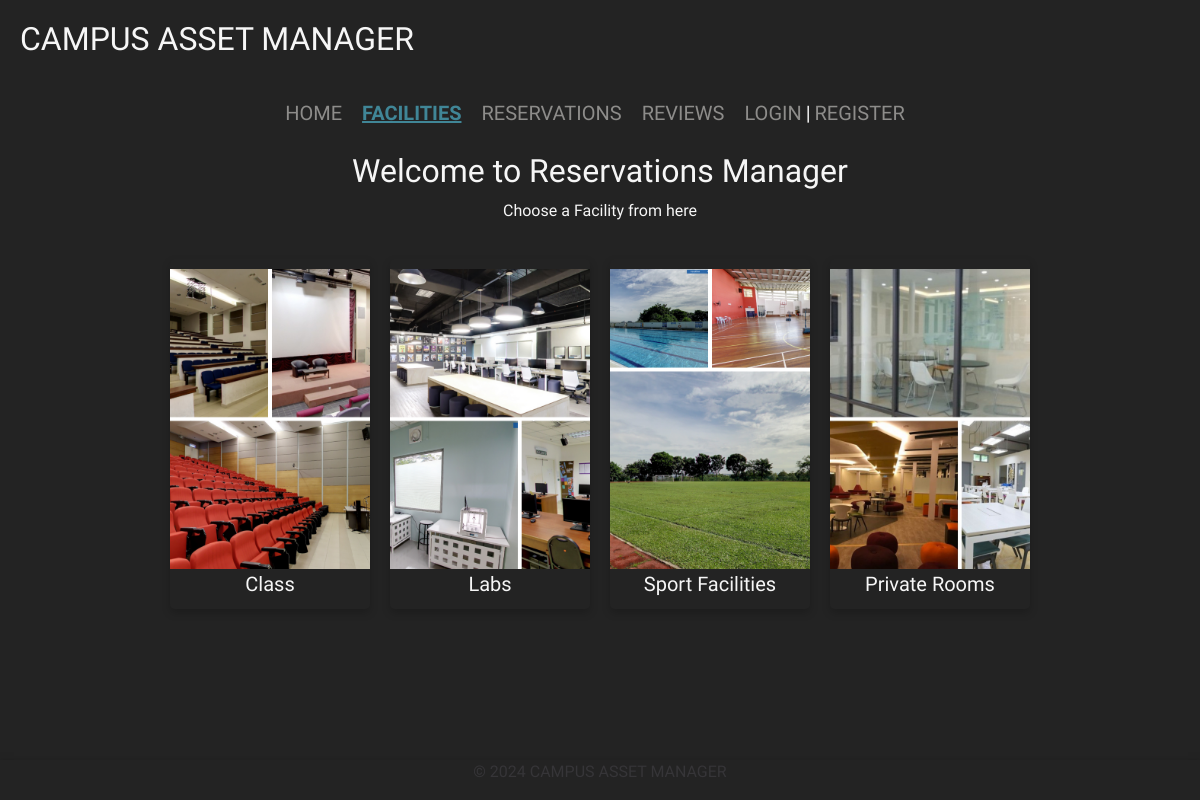
Page /facilities/ on the committed database.
### main/models.py (models this page shows, shortened)
class Facility(models.Model):
    facility_id = models.AutoField(primary_key=True)
    name = models.CharField(max_length=200)
    anemity = models.CharField(max_length=200)
    capacity = models.IntegerField()
    reservations = models.ManyToManyField(Reservation)
    image = models.ImageField(upload_to='facility_pics', blank=True)

### main/views.py (the view)
# urls.py: path('facilities/', views.facilities, name='facilities'),
def facilities(request):
    facilities = Facility.objects.all()
    for facility in facilities:
        reviews = Reviews.objects.filter(facility=facility)
        logger.info(f"Facility1: {facility.name}, Number of reviews: {reviews.count()}")
        average_rating = reviews.aggregate(Avg('rating'))['rating__avg']
        facility.average_rating = round(average_rating, 1) if average_rating else None
    return render(request, "main/facilities.html", {"facilities": facilities})

### main/templates/main/facilities.html (shortened to what this page needs)
{% extends 'main/base.html' %}
{% load static %}
{% block content %}
<head>
    <link rel="stylesheet" href="{% static 'css/facilitiesmain.css' %}">
</head>
<body>
    <div class="content">
        <h2>Welcome to Reservations Manager</h2>
        <p>Choose a Facility from here</p>
    </div>
    <div class="container">
        {% if facilities %}
            {% for facility in facilities %}
                <div class="class-item">
                <a href="{% url 'facility_anemity' facility.anemity  %}" class="class-button">
                    <img src="{{ facility.image.url }}" alt="{{ facility.name }}">
                    {{ facility.name }}
                </a>
            </div>
            {% endfor %}
        {% else %}
            <p>No facilities found.</p>
        {% endif %}
    </div>
    {% endblock %}

### main/static/css/styles.css (style rules this page uses)
body { font-family: "Barlow Semi Condensed", sans-serif; font-style: normal; margin: 0; padding: 0; background-color: #232323; color: #F6F6F6; position: relative; min-height: 100vh; padding-bottom: 60px; }

### main/static/css/facilitiesmain.css (style rules this page uses)
.container { display: flex; flex-wrap: wrap; justify-content: center; align-items: center; gap: 20px; padding: 20px; }
h2 { margin-top: 3cqb; text-align: center; }
p { text-align: center; }
.class-button { text-decoration: none; font-family: "Barlow Semi Condensed", sans-serif; font-size: 20px; color: #F6F6F6; text-align: center; width: 200px; }
.class-item { display: flex; flex-direction: column; align-items: center; color: black; border-radius: 5px; padding: 10px; box-shadow: 0 4px 8px 0 rgba(0, 0, 0, 0.2); overflow: hidden; transition: transform 0.3s, background-color 0.3s; width: 100%; max-width: 200px; }
.class-item img { width: 100%; height: 300px; object-fit: cover; }

### rows in the picture
Facility: image (picture), name "Class"
Facility: image (picture), name "Labs"
Facility: image (picture), name "Sport Facilities"
Facility: image (picture), name "Private Rooms"
